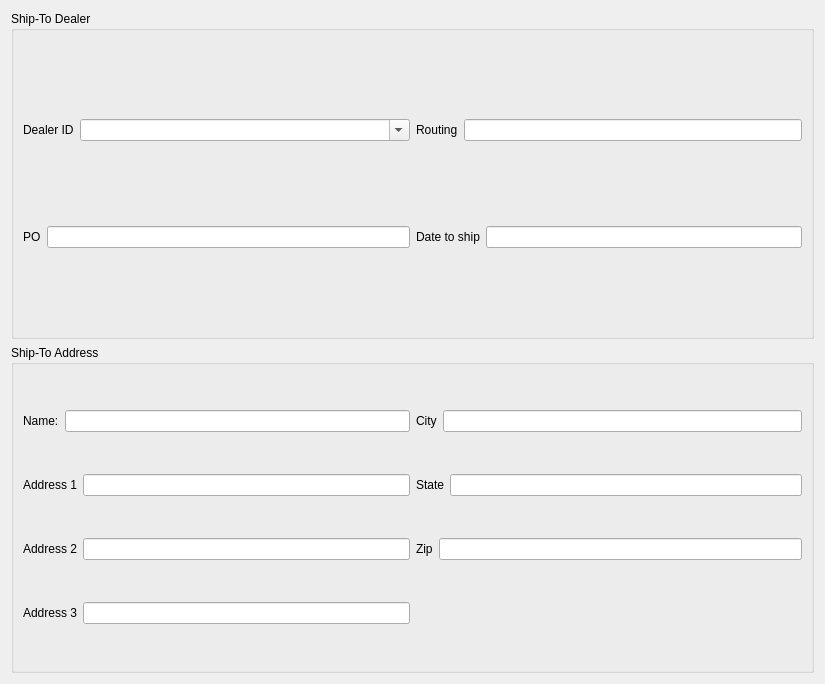
<?xml version="1.0" encoding="UTF-8"?>
<ui version="4.0">
 <class>SetupTab</class>
 <widget class="QWidget" name="SetupTab">
  <property name="geometry">
   <rect>
    <x>0</x>
    <y>0</y>
    <width>825</width>
    <height>684</height>
   </rect>
  </property>
  <property name="sizePolicy">
   <sizepolicy hsizetype="Expanding" vsizetype="Preferred">
    <horstretch>0</horstretch>
    <verstretch>0</verstretch>
   </sizepolicy>
  </property>
  <property name="windowTitle">
   <string>Form</string>
  </property>
  <layout class="QGridLayout" name="gridLayout">
   <item row="1" column="0">
    <widget class="QGroupBox" name="gbShipToAddress">
     <property name="sizePolicy">
      <sizepolicy hsizetype="Expanding" vsizetype="Preferred">
       <horstretch>0</horstretch>
       <verstretch>0</verstretch>
      </sizepolicy>
     </property>
     <property name="title">
      <string>Ship-To Address</string>
     </property>
     <layout class="QGridLayout" name="gridLayout_3">
      <item row="0" column="1">
       <layout class="QHBoxLayout" name="hloShipToAddress_City">
        <item>
         <widget class="QLabel" name="lblShipToAddress_City">
          <property name="text">
           <string>City</string>
          </property>
         </widget>
        </item>
        <item>
         <widget class="QLineEdit" name="leShipToAddress_City"/>
        </item>
       </layout>
      </item>
      <item row="3" column="0">
       <layout class="QHBoxLayout" name="hloShipToAdddress_Address3">
        <item>
         <widget class="QLabel" name="lblShipToAddress_Address3">
          <property name="text">
           <string>Address 3</string>
          </property>
         </widget>
        </item>
        <item>
         <widget class="QLineEdit" name="leShipToAddress_Address3"/>
        </item>
       </layout>
      </item>
      <item row="1" column="1">
       <layout class="QHBoxLayout" name="hloShipToAddress_State">
        <item>
         <widget class="QLabel" name="lblShipToAddress_State">
          <property name="text">
           <string>State</string>
          </property>
         </widget>
        </item>
        <item>
         <widget class="QLineEdit" name="leShipToAddress_State"/>
        </item>
       </layout>
      </item>
      <item row="1" column="0">
       <layout class="QHBoxLayout" name="hloShipToAddress_Address1">
        <item>
         <widget class="QLabel" name="lblShipToAddress_Address1">
          <property name="text">
           <string>Address 1</string>
          </property>
         </widget>
        </item>
        <item>
         <widget class="QLineEdit" name="leShipToAddress_Address1"/>
        </item>
       </layout>
      </item>
      <item row="0" column="0">
       <layout class="QHBoxLayout" name="hloShipToAddress_Name">
        <item>
         <widget class="QLabel" name="lblShipToAddress_Name">
          <property name="text">
           <string>Name:</string>
          </property>
         </widget>
        </item>
        <item>
         <widget class="QLineEdit" name="leShipToAddress_Name"/>
        </item>
       </layout>
      </item>
      <item row="2" column="1">
       <layout class="QHBoxLayout" name="hloShipToAddress_Zip">
        <item>
         <widget class="QLabel" name="lblShipToAddress_Zip">
          <property name="text">
           <string>Zip</string>
          </property>
         </widget>
        </item>
        <item>
         <widget class="QLineEdit" name="leShipToAddress_Zip"/>
        </item>
       </layout>
      </item>
      <item row="2" column="0">
       <layout class="QHBoxLayout" name="hloShipToAddress_Address2">
        <item>
         <widget class="QLabel" name="lblShipToAddress_Address2">
          <property name="text">
           <string>Address 2</string>
          </property>
         </widget>
        </item>
        <item>
         <widget class="QLineEdit" name="leShipToAddress_Address2"/>
        </item>
       </layout>
      </item>
     </layout>
    </widget>
   </item>
   <item row="0" column="0">
    <widget class="QGroupBox" name="gbShipToDealer">
     <property name="sizePolicy">
      <sizepolicy hsizetype="Expanding" vsizetype="Preferred">
       <horstretch>0</horstretch>
       <verstretch>0</verstretch>
      </sizepolicy>
     </property>
     <property name="title">
      <string>Ship-To Dealer</string>
     </property>
     <layout class="QGridLayout" name="gridLayout_4">
      <item row="0" column="0">
       <layout class="QHBoxLayout" name="hloShipToDealer_DealerID">
        <item>
         <widget class="QLabel" name="lblShipToDealer_DealerID">
          <property name="text">
           <string>Dealer ID</string>
          </property>
         </widget>
        </item>
        <item>
         <widget class="QComboBox" name="cmbShipToDealer_DealerID">
          <property name="sizePolicy">
           <sizepolicy hsizetype="Expanding" vsizetype="Fixed">
            <horstretch>0</horstretch>
            <verstretch>0</verstretch>
           </sizepolicy>
          </property>
          <property name="editable">
           <bool>true</bool>
          </property>
         </widget>
        </item>
       </layout>
      </item>
      <item row="1" column="0">
       <layout class="QHBoxLayout" name="hloShipToDealer_PO">
        <item>
         <widget class="QLabel" name="lblShipToDealer_PO">
          <property name="text">
           <string>PO</string>
          </property>
         </widget>
        </item>
        <item>
         <widget class="QLineEdit" name="leShipToDealer_DealerID">
          <property name="readOnly">
           <bool>true</bool>
          </property>
         </widget>
        </item>
       </layout>
      </item>
      <item row="1" column="1">
       <layout class="QHBoxLayout" name="hloShipToDealer_DateToShip">
        <item>
         <widget class="QLabel" name="lblShipToDealer_DateToShip">
          <property name="text">
           <string>Date to ship</string>
          </property>
         </widget>
        </item>
        <item>
         <widget class="QLineEdit" name="leShipToDealer_DateToShip"/>
        </item>
       </layout>
      </item>
      <item row="0" column="1">
       <layout class="QHBoxLayout" name="hloShipToDealer_Routing">
        <item>
         <widget class="QLabel" name="lblShipToDealer_Routing">
          <property name="text">
           <string>Routing</string>
          </property>
         </widget>
        </item>
        <item>
         <widget class="QLineEdit" name="leShipToDealer_Routing"/>
        </item>
       </layout>
      </item>
     </layout>
    </widget>
   </item>
  </layout>
 </widget>
 <tabstops>
  <tabstop>cmbShipToDealer_DealerID</tabstop>
  <tabstop>leShipToDealer_Routing</tabstop>
  <tabstop>leShipToDealer_DealerID</tabstop>
  <tabstop>leShipToDealer_DateToShip</tabstop>
  <tabstop>leShipToAddress_Name</tabstop>
  <tabstop>leShipToAddress_City</tabstop>
  <tabstop>leShipToAddress_Address1</tabstop>
  <tabstop>leShipToAddress_State</tabstop>
  <tabstop>leShipToAddress_Address2</tabstop>
  <tabstop>leShipToAddress_Zip</tabstop>
  <tabstop>leShipToAddress_Address3</tabstop>
 </tabstops>
 <resources/>
 <connections/>
</ui>
